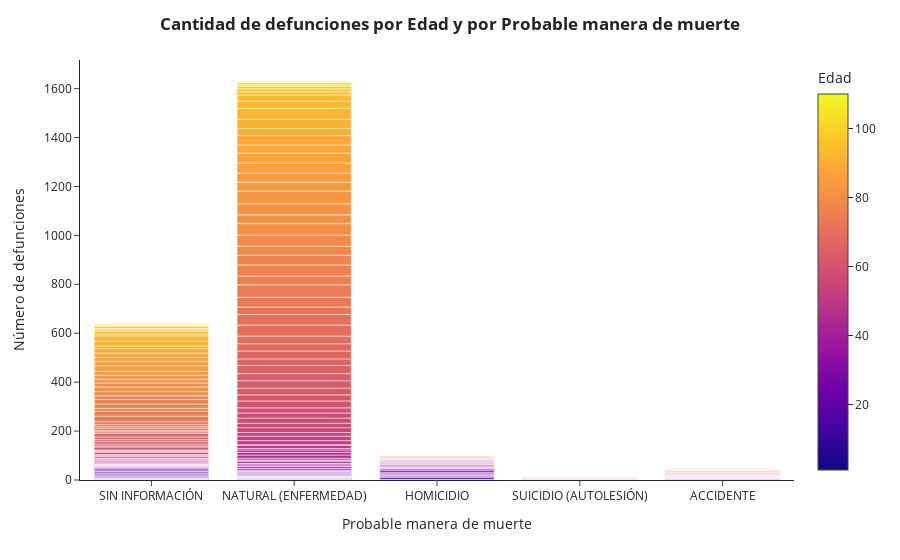

Here is the notebook cell this chart was saved with:
### Markdown cell above
la mayoría de meses domina la muerte por enfermedad, en todos está presente  la muerte por homicidio y una baja proporción por accidentes.

> Bloque con sangría

### Code cell
# crear dataset para Cantidad de defunciones porEdad y por Probable manera de muerte

BASE_G = BDD.groupby(['Edad','Probable manera de muerte'])[['Fecha de Defunción']].count().reset_index()

# crear gráfica
fig_G = px.bar(BASE_G, x = 'Probable manera de muerte', y ='Fecha de Defunción', color ='Edad', barmode = 'group')

# agregar detalles a la gráfica
fig_G.update_layout(
    title = '<b>Cantidad de defunciones por Edad y por Probable manera de muerte<b>',
    xaxis_title = 'Probable manera de muerte',
    yaxis_title = 'Número de defunciones',
    template = 'simple_white',
    title_x = 0.5)

fig_G.show()

### Figure 1 — Plotly figure (JSON) as saved in the notebook; plotly's stock layout.template omitted (floating-point values rounded to 4 significant figures; data arrays with more than 128 entries replaced by an {"elided": "..."} marker saying what was removed)
{"data": [{"alignmentgroup": "True", "hovertemplate": "Probable manera de muerte=%{x}<br>Fecha de Defunción=%{y}<br>Edad=%{marker.color}<extra></extra>", "legendgroup": "", "marker": {"color": {"elided": "268 int values"}, "coloraxis": "coloraxis", "pattern": {"shape": ""}}, "name": "", "offsetgroup": "", "orientation": "v", "showlegend": false, "textposition": "auto", "type": "bar", "x": {"elided": "268 str values"}, "xaxis": "x", "y": {"elided": "268 int values"}, "yaxis": "y"}], "layout": {"barmode": "group", "coloraxis": {"colorbar": {"title": {"text": "Edad"}}, "colorscale": [[0, "#0d0887"], [0.1111, "#46039f"], [0.2222, "#7201a8"], [0.3333, "#9c179e"], [0.4444, "#bd3786"], [0.5556, "#d8576b"], [0.6667, "#ed7953"], [0.7778, "#fb9f3a"], [0.8889, "#fdca26"], [1, "#f0f921"]]}, "legend": {"tracegroupgap": 0}, "margin": {"t": 60}, "title": {"text": "<b>Cantidad de defunciones por Edad y por Probable manera de muerte<b>", "x": 0.5}, "xaxis": {"anchor": "y", "domain": [0, 1], "title": {"text": "Probable manera de muerte"}}, "yaxis": {"anchor": "x", "domain": [0, 1], "title": {"text": "Número de defunciones"}}}}
